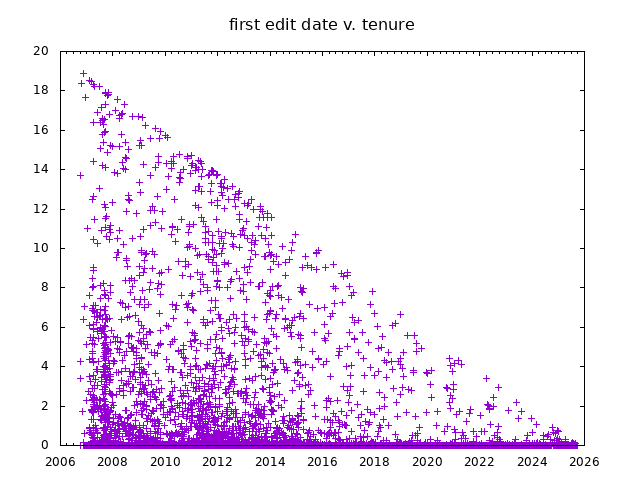

Write the gnuplot code that produced this figure.
load "gnuplot-common"
set datafile separator ","
set xdata time
set timefmt "%Y-%m-%d %H:%M:%S"
set format x "%Y"
set title "first edit date v. tenure"
plot 'user-alltime.csv' skip 1 using 6:8 with points title ""
